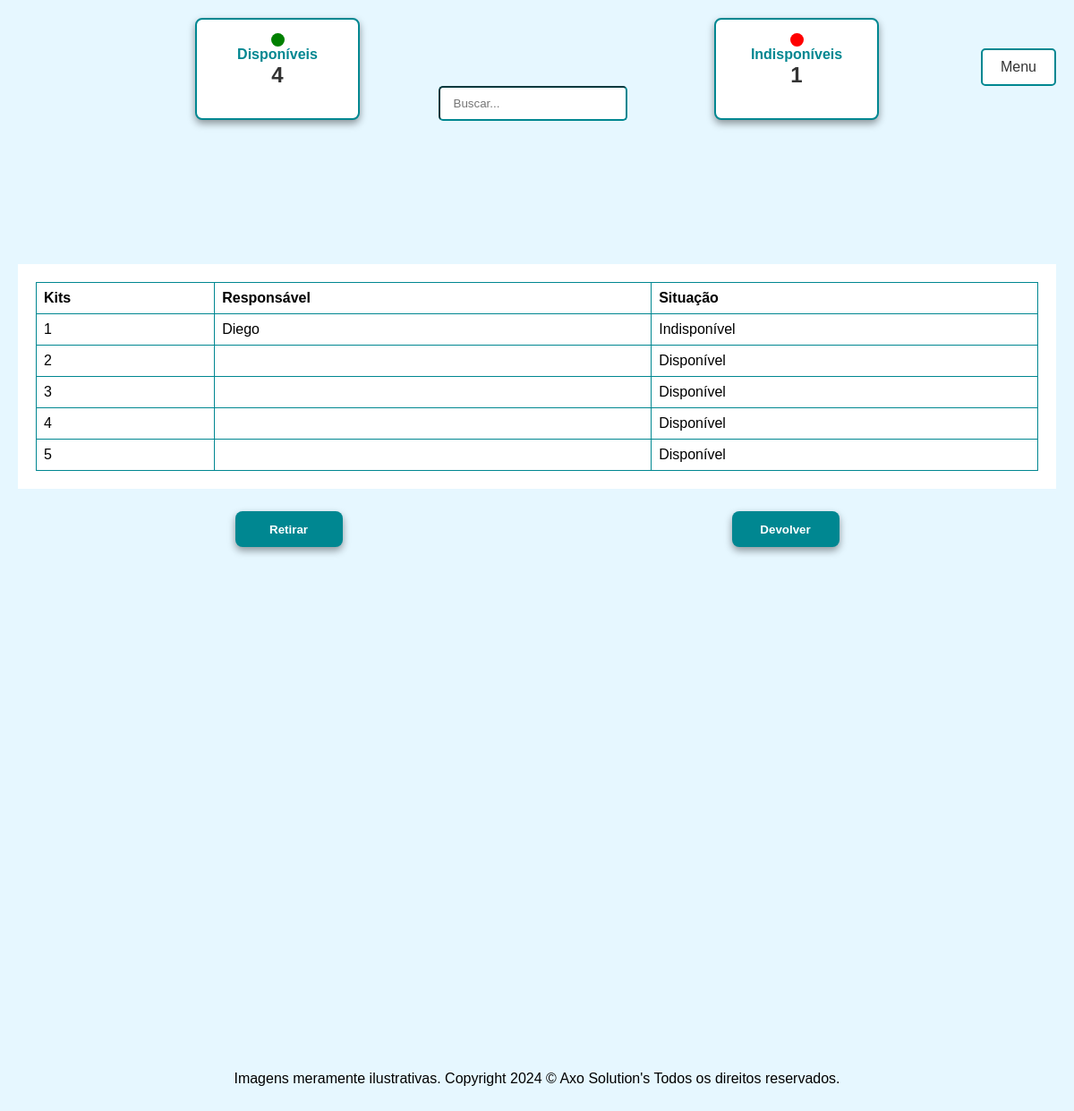
The page / on the database its author committed.
### tables this page shows
CREATE TABLE `kits` (
  `id_kit` int NOT NULL AUTO_INCREMENT,
  `n_sala` char(10) NOT NULL,
  `descricao` text NOT NULL,
  `situacao` tinyint NOT NULL,
  `rfid` varchar(225) DEFAULT NULL,
  PRIMARY KEY (`id_kit`),
  UNIQUE KEY `n_sala_UNIQUE` (`n_sala`),
  UNIQUE KEY `rfid_UNIQUE` (`rfid`)
);

CREATE TABLE `docentes` (
  `id_docente` int NOT NULL AUTO_INCREMENT,
  `nome` varchar(200) NOT NULL,
  `data_nascimento` date NOT NULL,
  `telefone` char(13) NOT NULL,
  `cep` char(8) NOT NULL,
  `turno` tinyint NOT NULL,
  `codigo_barras` varchar(100) NOT NULL,
  `cpf` char(11) NOT NULL,
  PRIMARY KEY (`id_docente`)
);

### class/Conexao.php (called while the page is built, shortened)
<?php
    class Conexao
    {
        protected static $db;
        private function __construct()
        {
            $db_host    = "127.0.0.1";
            $db_nome    = "axo";
            $db_usuario = "root";
            $db_senha   = "";
            $db_driver  = "mysql";
            $db_porta   = "3306";
        try
            {
                self::$db = new PDO("$db_driver:host=$db_host; port=$db_porta; dbname=$db_nome", $db_usuario, $db_senha);
                self::$db->setAttribute(PDO::ATTR_ERRMODE, PDO::ERRMODE_EXCEPTION);
                self::$db->exec('SET NAMES utf8');
            }
            catch (PDOException $e)
            {
                echo 'Falha na conexão: ' . $e->getMessage();
            }
        }
        public static function conexao()
        {
            return self::$db;
        }
    }
?>

### class/Kit.php (called while the page is built, shortened)
<?php
class Kit {
	public $pdo;
    public function __construct()
    {
        $this->pdo = Conexao::conexao();
    }
    public function listar(){
        $sql = $this->pdo->prepare('SELECT * FROM kits');
        $sql->execute();
        $dados = $sql->fetchAll(PDO::FETCH_OBJ);
        return $dados;
    }
    public function obterDocenteEmUso(int $id_kit)
    {
        $sql = $this->pdo->prepare('
            SELECT d.nome
            FROM entradas_saidas es
            JOIN docentes d ON es.id_docente = d.id_docente
            WHERE es.id_kit = :id_kit AND es.data_saida IS NULL
        ');
        $sql->bindParam(':id_kit', $id_kit);
        $sql->execute();
        $docente = $sql->fetch(PDO::FETCH_OBJ);
        return $docente ? $docente->nome : null;
    }
    public function contarKitsDisponiveis()
    {
        $sql = $this->pdo->prepare('SELECT COUNT(*) as total FROM kits WHERE situacao = 1');
        $sql->execute();
        $resultado = $sql->fetch(PDO::FETCH_OBJ);
        return $resultado->total;
    }
    public function contarKitsIndisponiveis()
    {
        $sql = $this->pdo->prepare('SELECT COUNT(*) as total FROM kits WHERE situacao = 2');
        $sql->execute();
        $resultado = $sql->fetch(PDO::FETCH_OBJ);
        return $resultado->total;
    }
 }
?>

### index.php (the view, shortened to what this page needs)
<?php
    $Kits = new Kit();
?>
<!DOCTYPE html>
<html lang="pt-BR">
<head>
    <link rel="stylesheet" href="css/Kits.css">
    <link rel="stylesheet" href="css/modal.css">
</head>
<body>
<section class="barra-status">
    <div class="status-box">
        <div class="disponivel"></div>
        <span>Disponíveis</span>
        <span class="quantidade" id="quantidade-disponiveis"><?php echo $Kits->contarKitsDisponiveis()?></span>
    </div>
    <div class="status-box">
        <div class="indisponivel"></div>
        <span>Indisponíveis</span>
        <span class="quantidade" id="quantidade-indisponiveis"><?php echo $Kits->contarKitsIndisponiveis()?></span>
    </div>
</section>
<section class="cadastro-kit">
    <button class="botao-cadastrar" id="btnMenu">Menu</button>
</section>
<section class="secao-busca">
    <input type="text" id="buscar_kit" class="input-busca" placeholder="Buscar..." aria-label="Campo de busca">
</section>
<section class="tabela">
    <table>
        <thead>
            <tr>
                <th>Kits</th>
                <th>Responsável</th>
                <th>Situação</th>
            </tr>
        </thead>
        <tbody>
            <?php foreach ($Kits->listar() as $kit): ?>
                <tr>
                    <td><?php echo $kit->n_sala; ?></td>
                    <td><?php echo $Kits->obterDocenteEmUso($kit->id_kit)?></td>
                    <td><?php Helper::mostrarSituacao($kit->situacao)?></td>
                </tr>
            <?php endforeach; ?>
        </tbody>
    </table>
</section>
    <div class="botao-status">
        <button class="status-box2" id="btnRetirar" type="button">Retirar</button>
        <button class="status-box2" id="btnDevolver" type="button">Devolver</button>
    </div>
<footer class="rodape">
    <p>Imagens meramente ilustrativas. Copyright 2024 © Axo Solution's Todos os direitos reservados.</p>
</footer>
</body>
</html>

### class/Helper.php (shortened to what this page needs)
<?php
class Helper{
    public static function mostrarSituacao($situacao){
      switch ($situacao) {
        case 1:
          echo('Disponível');
          break;
        case 2:
          echo('Indisponível');
          break;
      }
    }
}
?>

### css/Kits.css (style rules this page uses)
body { font-family: Arial, sans-serif; background-color: #e6f7ff; margin: 0; padding: 20px; }
.barra-status { display: flex; justify-content: space-around; margin-bottom: 20px; }
.quantidade { font-weight: bold; font-size: 24px; color: #333; }
.status-box { display: flex; flex-direction: column; align-items: center; padding: 15px; width: 150px; height: 80px; text-align: center; background-color: #FFF; color: #008791; font-weight: 900; border: 2px solid #008791; border-radius: 8px; box-shadow: 0 4px 8px rgba(0, 0, 0, 0.4); font-family: 'Trebuchet MS', 'Lucida Sans Unicode', 'Lucida Grande', 'Lucida Sans', Arial, sans-serif; }
.secao-busca { display: flex; justify-content: center; align-items: center; margin-bottom: 20px; }
.input-busca { padding: 10px 15px; margin-right: 10px; border-radius: 5px; border-color: #008791; }
.tabela { background-color: white; padding: 20px; margin-top: 20vh; }
table { width: 100%; border-collapse: collapse; }
th, td { border: 1px solid #008791; text-align: left; padding: 8px; }
tr:nth-child(even) { background-color: #ffffff; }
.disponivel { height: 15px; width: 15px; background-color: green; border-radius: 50%; display: inline-block; }
.indisponivel { height: 15px; width: 15px; background-color: red; border-radius: 50%; display: inline-block; }
.status-box2 { padding: 10px; width: 120px; height: 40px; text-align: center; background-color: #008791; color: #ffffff; font-weight: 900; border-radius: 8px; box-shadow: 0 4px 8px rgba(0, 0, 0, 0.4); font-family: 'Trebuchet MS', 'Lucida Sans Unicode', 'Lucida Grande', 'Lucida Sans', Arial, sans-serif; cursor: pointer; border: none; }
.botao-status { padding: 25px; display: flex; justify-content: space-around; margin-bottom: 20px; }
.rodape { text-align: center; margin-top: 70vh; }
.cadastro-kit { display: flex; justify-content: right; margin-top: -100px; }
.botao-cadastrar { background-color: #FFF; border: 2px solid #008791; border-radius: 5px; padding: 10px 20px; font-size: 16px; color: #333; cursor: pointer; transition: background-color 0.3s, transform 0.2s; }

### rows shown on the page
kits: n_sala "1", id_kit.nome "Diego", situacao "Indisponível"
kits: n_sala "2", situacao "Disponível"
kits: n_sala "3", situacao "Disponível"
kits: n_sala "4", situacao "Disponível"
kits: n_sala "5", situacao "Disponível"

### other values the page prints
$Kits->contarKitsDisponiveis() "4"
$Kits->contarKitsIndisponiveis() "1"
